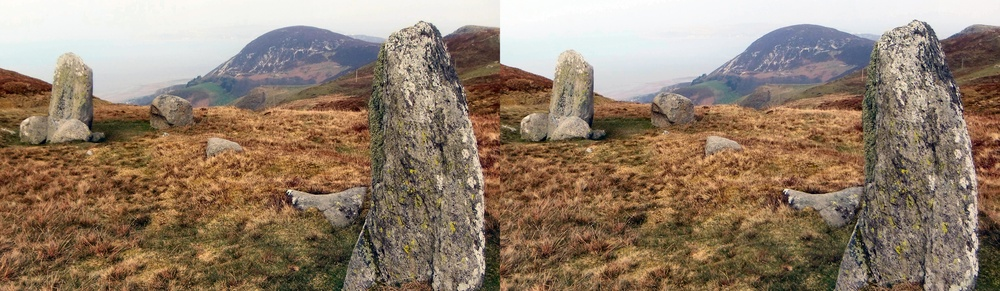
#> input picture python_sbs_anaglyph/druidscircle.jpg, 1000 x 291 px, shrunk from 6918 x 2016 before the run
$ python sbs2glyph.py
#> lines starting #> are read from the running program, lines starting #| are printed output that depends on the picture
from PIL import Image

sbs = Image.open("druidscircle.jpg")
#> sbs is the input picture: PIL image 1000x291 RGB; mean R, G, B 146.7, 127, 108
sbsw, sbsh = sbs.size
#> sbsw = 1000; sbsh = 291

aglw = int(sbsw/2)
#> aglw = 500
agl = Image.new("RGBA",(aglw,sbsh),(255,255,255,255))
#> agl: PIL image 500x291 RGBA; every value is 255

sbspix = sbs.load()
aglpix = agl.load()

for y in range(0, sbsh):
    for x in range(0, aglw):
        left = sbspix[x, y]
        right = sbspix[aglw + x, y]
        aglpix[x, y] = (left[0], right[1], right[2])

# Must save BEFORE displaying otherwise
# image file will be zero bytes, at least on
# Pydroid3
agl.save("anaglyph.png")
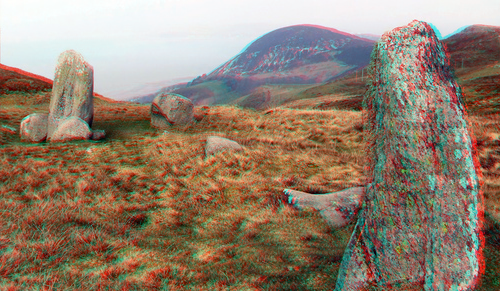
#> saved as anaglyph.png: PIL image 500x291 RGBA; mean R, G, B, A 146.4, 127.9, 110.3, 255

from matplotlib import pyplot as plt
plt.imshow(agl)
plt.show()

$ run again, with python_sbs_anaglyph/anaglyph_small.jpg copied over python_sbs_anaglyph/druidscircle.jpg
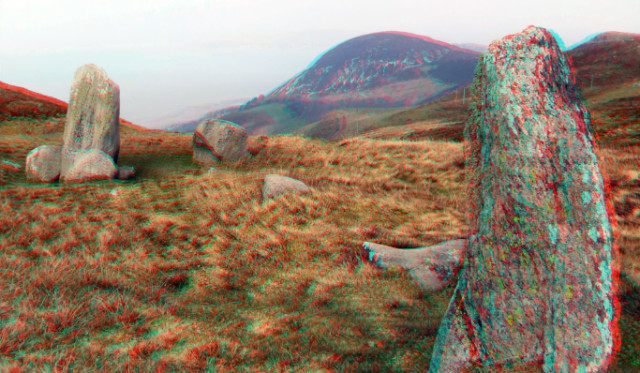
#> input picture python_sbs_anaglyph/anaglyph_small.jpg, 640 x 373 px
#> sbs is the input picture: PIL image 640x373 RGB; mean R, G, B 146.4, 128, 109.7
#> agl: PIL image 320x373 RGBA; every value is 255
#> `agl.save("anaglyph.png")`:
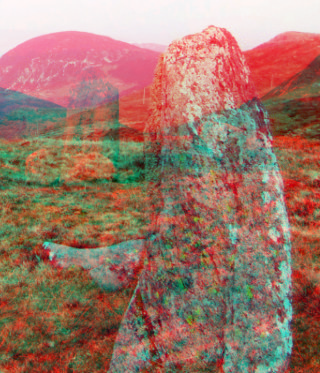
#> saved as anaglyph.png: PIL image 320x373 RGBA; mean R, G, B, A 157, 119.2, 105, 255
